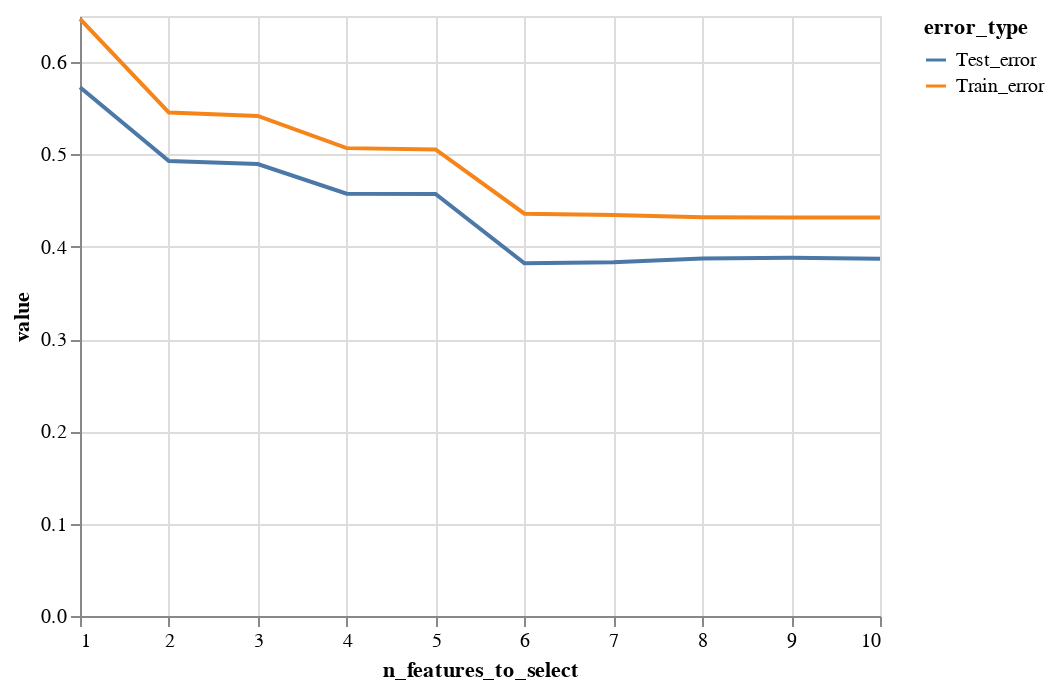

Notebook code for this chart:
### Code cell
feature_plot = alt.Chart(df).mark_line().encode(
    x='n_features_to_select',
    y='value',
    color = 'error_type'
)

### Figure 1 — Vega-Lite specification as saved in the notebook (floating-point values rounded to 4 significant figures)
{"$schema": "https://vega.github.io/schema/vega-lite/v3.4.0.json", "config": {"mark": {"tooltip": null}, "view": {"height": 300, "width": 400}}, "data": {"name": "data-c309a7dc02e46267163e4438d629e456"}, "datasets": {"data-c309a7dc02e46267163e4438d629e456": [{"error_type": "Train_error", "n_features_to_select": 1, "value": 0.647}, {"error_type": "Train_error", "n_features_to_select": 2, "value": 0.5454}, {"error_type": "Train_error", "n_features_to_select": 3, "value": 0.5418}, {"error_type": "Train_error", "n_features_to_select": 4, "value": 0.5069}, {"error_type": "Train_error", "n_features_to_select": 5, "value": 0.5055}, {"error_type": "Train_error", "n_features_to_select": 6, "value": 0.4358}, {"error_type": "Train_error", "n_features_to_select": 7, "value": 0.4343}, {"error_type": "Train_error", "n_features_to_select": 8, "value": 0.4321}, {"error_type": "Train_error", "n_features_to_select": 9, "value": 0.4318}, {"error_type": "Train_error", "n_features_to_select": 10, "value": 0.4316}, {"error_type": "Test_error", "n_features_to_select": 1, "value": 0.5729}, {"error_type": "Test_error", "n_features_to_select": 2, "value": 0.4928}, {"error_type": "Test_error", "n_features_to_select": 3, "value": 0.4897}, {"error_type": "Test_error", "n_features_to_select": 4, "value": 0.4576}, {"error_type": "Test_error", "n_features_to_select": 5, "value": 0.4572}, {"error_type": "Test_error", "n_features_to_select": 6, "value": 0.3821}, {"error_type": "Test_error", "n_features_to_select": 7, "value": 0.3831}, {"error_type": "Test_error", "n_features_to_select": 8, "value": 0.3873}, {"error_type": "Test_error", "n_features_to_select": 9, "value": 0.3881}, {"error_type": "Test_error", "n_features_to_select": 10, "value": 0.387}]}, "encoding": {"color": {"field": "error_type", "type": "nominal"}, "x": {"field": "n_features_to_select", "type": "quantitative"}, "y": {"field": "value", "type": "quantitative"}}, "mark": "line"}
